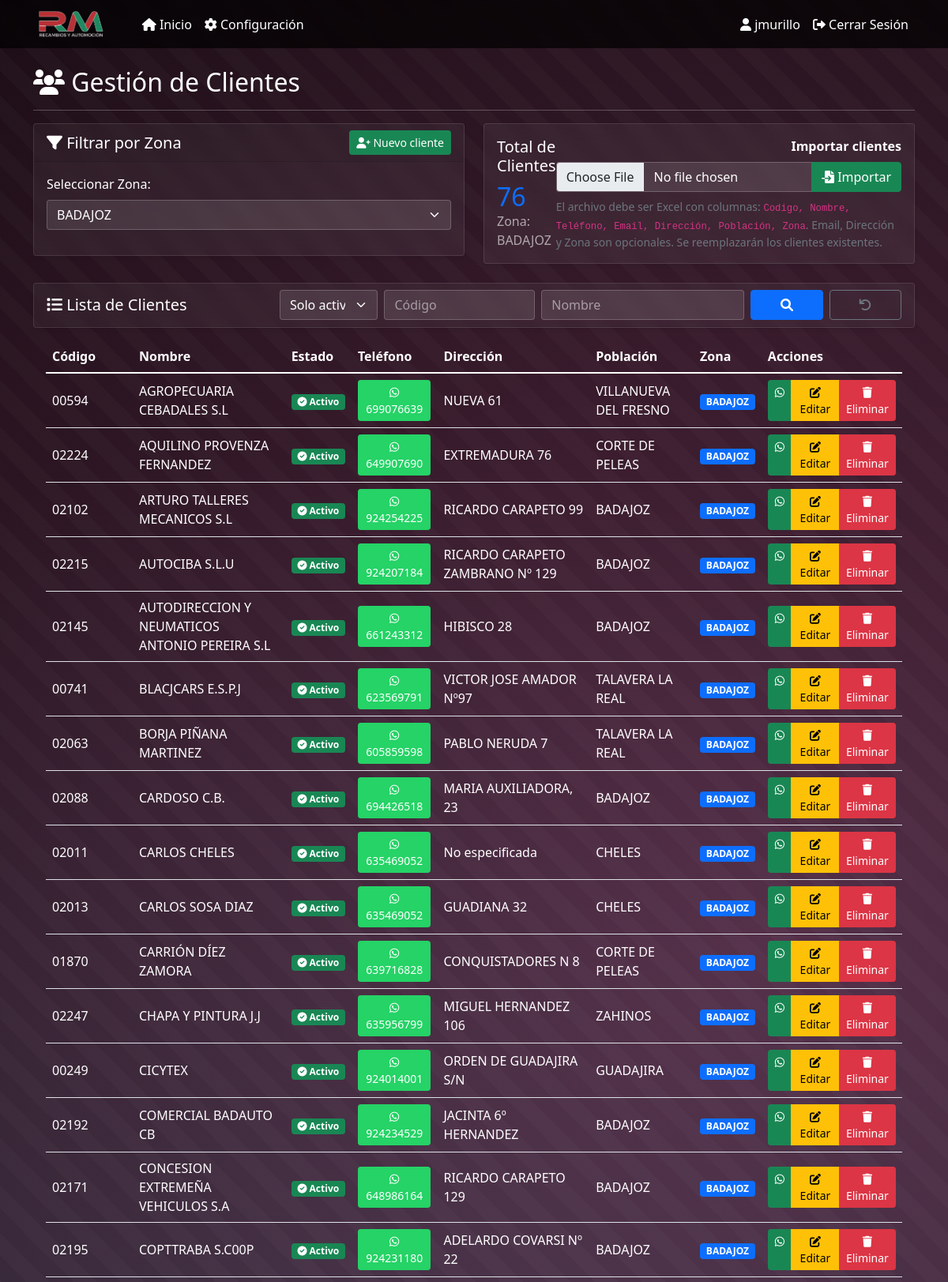
/clientes?zona_id=5 (signed in, upper part), run on the app's committed database.
### models.py (models this page shows, shortened)
class Usuario(db.Model, UserMixin):
    __tablename__ = 'usuario'
    id = db.Column(db.Integer, primary_key=True)
    username = db.Column(db.String(80), unique=True, nullable=False, index=True)
    password_hash = db.Column(db.String(255), nullable=False)
    activo = db.Column(db.Boolean, default=True)
    color = db.Column(db.String(7), default='#007bff')  # Color en formato hexadecimal
    created_at = db.Column(db.DateTime, default=datetime.utcnow)

class Zona(db.Model):
    id = db.Column(db.Integer, primary_key=True)
    nombre = db.Column(db.String(100), nullable=False)
    descripcion = db.Column(db.Text)
    created_at = db.Column(db.DateTime, default=datetime.utcnow)
    clientes = db.relationship('Cliente', backref='zona', lazy=True)

class Cliente(db.Model):
    id = db.Column(db.Integer, primary_key=True)
    codigo = db.Column(db.String(50))
    nombre = db.Column(db.String(100), nullable=False)
    telefono = db.Column(db.String(20), nullable=False)
    email = db.Column(db.String(120))
    direccion = db.Column(db.Text)
    poblacion = db.Column(db.String(100))
    zona_id = db.Column(db.Integer, db.ForeignKey('zona.id'), nullable=False)
    incluir = db.Column(db.Boolean, default=True)
    activo = db.Column(db.Boolean, default=True)
    created_at = db.Column(db.DateTime, default=datetime.utcnow)
    mensajes_enviados = db.relationship('MensajeEnviado', backref='cliente', lazy=True)

### app.py (the view)
@app.route('/clientes')
@login_required
def clientes():
    zona_id = request.args.get('zona_id', type=int)
    filtro_estado = request.args.get('filtro_estado', 'activos')  # 'activos', 'todos', 'inactivos'
    mostrar_inactivos = request.args.get('mostrar_inactivos', '').lower() in {'1', 'true', 'on'}
    if mostrar_inactivos and filtro_estado == 'activos':
        filtro_estado = 'todos'
    filtro_codigo = (request.args.get('codigo') or '').strip()
    filtro_nombre = (request.args.get('nombre') or '').strip()
    query = Cliente.query
    if zona_id:
        query = query.filter_by(zona_id=zona_id)
    if filtro_estado == 'activos':
        query = query.filter_by(activo=True)
    elif filtro_estado == 'inactivos':
        query = query.filter_by(activo=False)
    if filtro_codigo:
        query = query.filter(Cliente.codigo.ilike(f"%{filtro_codigo}%"))
    if filtro_nombre:
        query = query.filter(Cliente.nombre.ilike(f"%{filtro_nombre}%"))
    clientes = query.order_by(Cliente.nombre.asc()).all()
    zonas = Zona.query.all()
    return render_template(
        'clientes.html',
        clientes=clientes,
        zonas=zonas,
        zona_seleccionada=zona_id,
        filtro_estado=filtro_estado,
        filtro_codigo=filtro_codigo,
        filtro_nombre=filtro_nombre
    )

### templates/clientes.html (shortened to what this page needs)
{% extends "base.html" %}
{% block content %}
<div class="row">
    <div class="col-12">
        <h2><i class="fas fa-users"></i> Gestión de Clientes</h2>
        <hr>
    </div>
</div>
<div class="row mb-4">
    <div class="col-md-6">
        <div class="card">
            <div class="card-header">
                <div class="d-flex justify-content-between align-items-center">
                    <h5 class="mb-0"><i class="fas fa-filter"></i> Filtrar por Zona</h5>
                    <a href="{{ url_for('nuevo_cliente') }}" class="btn btn-success btn-sm">
                        <i class="fas fa-user-plus"></i> Nuevo cliente
                    </a>
                </div>
            </div>
            <div class="card-body">
                <form method="GET">
                    <div class="mb-3">
                        <label for="zona_id" class="form-label">Seleccionar Zona:</label>
                        <select name="zona_id" id="zona_id" class="form-select" style="color: #ffffff !important;" onchange="this.form.submit()">
                            {% for zona in zonas %}
                            <option value="{{ zona.id }}" {% if zona.id == zona_seleccionada %}selected{% endif %}>
                                {{ zona.nombre }}
                            </option>
                            {% endfor %}
                        </select>
                    </div>
                </form>
            </div>
        </div>
    </div>
    <div class="col-md-6">
        <div class="card">
            <div class="card-body">
                <div class="d-flex justify-content-between align-items-center">
                    <div>
                        <h5>Total de Clientes</h5>
                        <h2 class="text-primary mb-0">{{ clientes|length }}</h2>
                        {% if zona_seleccionada %}
                            {% for zona in zonas %}
                                {% if zona.id == zona_seleccionada %}
                                    <p class="text-muted mb-0">Zona: {{ zona.nombre }}</p>
                                {% endif %}
                            {% endfor %}
                        {% endif %}
                    </div>
                    <form method="POST" action="{{ url_for('importar_clientes') }}" enctype="multipart/form-data" class="text-end">
                        <label class="form-label fw-bold">Importar clientes</label>
                        <div class="input-group">
                            <input type="file" class="form-control" name="archivo_clientes" accept=".xlsx,.xls" required>
                            <button class="btn btn-success" type="submit">
                                <i class="fas fa-file-import"></i> Importar
                            </button>
                        </div>
                        <div class="form-text text-start mt-2">
                            El archivo debe ser Excel con columnas: <code>Codigo, Nombre, Teléfono, Email, Dirección, Población, Zona</code>.
                            Email, Dirección y Zona son opcionales. Se reemplazarán los clientes existentes.
                        </div>
                    </form>
                </div>
            </div>
        </div>
    </div>
</div>
<div class="row">
    <div class="col-12">
        <div class="card">
            <div class="card-header">
                <div class="d-flex justify-content-between align-items-center">
                    <h5 class="mb-0"><i class="fas fa-list"></i> Lista de Clientes</h5>
                    <form method="GET" class="row g-2 align-items-center">
                            <div class="col-sm-2">
                                <select name="filtro_estado" id="filtro_estado" class="form-select" style="color: #ffffff !important;" onchange="this.form.submit()">
                                    <option value="activos" {% if filtro_estado == 'activos' %}selected{% endif %}>Solo activos</option>
                                </select>
                            </div>
                            <div class="col-sm-3">
                                <input type="text" class="form-control" name="codigo" placeholder="Código" value="{{ filtro_codigo or '' }}">
                            </div>
                            <div class="col-sm-4">
                                <input type="text" class="form-control" name="nombre" placeholder="Nombre" value="{{ filtro_nombre or '' }}">
                            </div>
                            <div class="col-sm-3 d-flex gap-2">
                                <button type="submit" class="btn btn-primary w-100"><i class="fas fa-search"></i></button>
                                <a href="{{ url_for('clientes') }}" class="btn btn-outline-secondary w-100"><i class="fas fa-undo"></i></a>
                            </div>
                        </form>
                    </div>
                </div>
            </div>
            <div class="card-body">
                {% if clientes %}
                    <div class="table-responsive">
                        <table class="table table-hover align-middle">
                            <thead>
                                <tr>
                                    <th style="width: 110px;">Código</th>
                                    <th>Nombre</th>
                                    <th>Estado</th>
                                    <th>Teléfono</th>
                                    <th>Dirección</th>
                                    <th>Población</th>
                                    <th>Zona</th>
                                    <th>Acciones</th>
                                </tr>
                            </thead>
                            <tbody>
                                {% for cliente in clientes %}
                                <tr style="color: #ffffff !important;">
                                    <td style="color: #ffffff !important;">{{ cliente.codigo or '—' }}</td>
                                    <td style="color: #ffffff !important;">{{ cliente.nombre }}</td>
                                    <td style="color: #ffffff !important;">
                                        {% if cliente.activo %}
                                        <span class="badge bg-success">
                                            <i class="fas fa-check-circle"></i> Activo
                                        </span>
                                        {% else %}
                                        <span class="badge bg-secondary">
                                            <i class="fas fa-times-circle"></i> Inactivo
                                        </span>
                                        {% endif %}
                                    </td>
                                    <td style="color: #ffffff !important;">
                                        <a href="https://wa.me/{{ cliente.telefono }}" target="_blank" class="btn btn-sm btn-whatsapp">
                                            <i class="fab fa-whatsapp"></i> {{ cliente.telefono }}
                                        </a>
                                    </td>
                                    <td style="color: #ffffff !important;">{{ cliente.direccion or 'No especificada' }}</td>
                                    <td style="color: #ffffff !important;">{{ cliente.poblacion or 'No especificada' }}</td>
                                    <td style="color: #ffffff !important;">
                                        <span class="badge bg-primary">{{ cliente.zona.nombre }}</span>
                                    </td>
                                    <td style="color: #ffffff !important;">
                                        <div class="btn-group" role="group">
                                            <a href="https://wa.me/{{ cliente.telefono }}" target="_blank" class="btn btn-success btn-sm" title="Abrir WhatsApp">
                                                <i class="fab fa-whatsapp"></i>
                                            </a>
                                            <a href="{{ url_for('editar_cliente', cliente_id=cliente.id) }}"
                                               class="btn btn-warning btn-sm" title="Editar cliente">
                                                <i class="fas fa-edit"></i> Editar
                                            </a>
                                            <button type="button" class="btn btn-danger btn-sm"
                                                    onclick="confirmarEliminacion({{ cliente.id }}, '{{ cliente.nombre }}')" title="Desactivar cliente">
                                                <i class="fas fa-trash"></i> Eliminar
                                            </button>
                                        </div>
                                    </td>
                                </tr>
                                {% endfor %}
                            </tbody>
                        </table>
                    </div>
                {% else %}
                    <div class="text-center py-4">
                        <i class="fas fa-users fa-3x text-muted mb-3"></i>
                        <p class="text-muted">No hay clientes en esta zona o no hay clientes registrados.</p>
                    </div>
                {% endif %}
            </div>
        </div>
    </div>
</div>
{% endblock %}

### templates/base.html (shortened to what this page needs)
<!DOCTYPE html>
<html lang="es">
<head>
    <link href="https://cdn.jsdelivr.net/npm/bootstrap@5.1.3/dist/css/bootstrap.min.css" rel="stylesheet">
    <link href="https://cdnjs.cloudflare.com/ajax/libs/font-awesome/6.0.0/css/all.min.css" rel="stylesheet">
</head>
<body>
    <nav class="navbar navbar-expand-lg navbar-dark bg-dark">
        <div class="container">
            <a class="navbar-brand d-flex align-items-center" href="{{ url_for('panel') }}">
                <img src="{{ url_for('static', filename='logo_rm.png') }}" alt="Recambios RM" style="height: 35px; margin-right: 10px;">
            </a>
            <div class="collapse navbar-collapse" id="navbarNav">
                <ul class="navbar-nav me-auto">
                    <li class="nav-item">
                        <a class="nav-link {% if request.endpoint == 'panel' %}active{% endif %}" href="{{ url_for('panel') }}">
                            <i class="fas fa-home"></i> Inicio
                        </a>
                    </li>
                    {% if current_user.is_authenticated and current_user.username == 'jmurillo' %}
                    <li class="nav-item">
                        <a class="nav-link {% if request.endpoint == 'configuracion' %}active{% endif %}" href="{{ url_for('configuracion') }}">
                            <i class="fas fa-cog"></i> Configuración
                        </a>
                    </li>
                    {% endif %}
                </ul>
                <ul class="navbar-nav">
                    {% if current_user.is_authenticated %}
                    <li class="nav-item">
                        <span class="nav-link text-light">
                            <i class="fas fa-user"></i> {{ current_user.username }}
                        </span>
                    </li>
                    <li class="nav-item">
                        <a class="nav-link" href="{{ url_for('logout') }}">
                            <i class="fas fa-sign-out-alt"></i> Cerrar Sesión
                        </a>
                    </li>
                    {% else %}
                    <li class="nav-item">
                        <a class="nav-link" href="{{ url_for('login') }}">
                            <i class="fas fa-sign-in-alt"></i> Iniciar Sesión
                        </a>
                    </li>
                    {% endif %}
                </ul>
            </div>
        </div>
    </nav>
    <div class="container mt-4">
        {% block content %}{% endblock %}
</body>
</html>

### data on the page
Usuario: username "jmurillo"
Zona: nombre "BADAJOZ"
Cliente: codigo "00594", nombre "AGROPECUARIA CEBADALES S.L", activo True (drawn), telefono "699076639", direccion "NUEVA 61", poblacion "VILLANUEVA DEL FRESNO", zona.nombre "BADAJOZ"
Cliente: codigo "02224", nombre "AQUILINO PROVENZA FERNANDEZ", activo True (drawn), telefono "649907690", direccion "EXTREMADURA 76", poblacion "CORTE DE PELEAS", zona.nombre "BADAJOZ"
Cliente: codigo "02102", nombre "ARTURO TALLERES MECANICOS S.L", activo True (drawn), telefono "924254225", direccion "RICARDO CARAPETO 99", poblacion "BADAJOZ", zona.nombre "BADAJOZ"
Cliente: codigo "02215", nombre "AUTOCIBA S.L.U", activo True (drawn), telefono "924207184", direccion "RICARDO CARAPETO ZAMBRANO Nº 129", poblacion "BADAJOZ", zona.nombre "BADAJOZ"
Cliente: codigo "02145", nombre "AUTODIRECCION Y NEUMATICOS ANTONIO PEREIRA S.L", activo True (drawn), telefono "661243312", direccion "HIBISCO 28", poblacion "BADAJOZ", zona.nombre "BADAJOZ"
Cliente: codigo "00741", nombre "BLACJCARS E.S.P.J", activo True (drawn), telefono "623569791", direccion "VICTOR JOSE AMADOR Nº97", poblacion "TALAVERA LA REAL", zona.nombre "BADAJOZ"
Cliente: codigo "02063", nombre "BORJA PIÑANA MARTINEZ", activo True (drawn), telefono "605859598", direccion "PABLO NERUDA 7", poblacion "TALAVERA LA REAL", zona.nombre "BADAJOZ"
Cliente: codigo "02088", nombre "CARDOSO C.B.", activo True (drawn), telefono "694426518", direccion "MARIA AUXILIADORA, 23", poblacion "BADAJOZ", zona.nombre "BADAJOZ"
Cliente: codigo "02011", nombre "CARLOS CHELES", activo True (drawn), telefono "635469052", direccion "No especificada", poblacion "CHELES", zona.nombre "BADAJOZ"
Cliente: codigo "02013", nombre "CARLOS SOSA DIAZ", activo True (drawn), telefono "635469052", direccion "GUADIANA 32", poblacion "CHELES", zona.nombre "BADAJOZ"
Cliente: codigo "01870", nombre "CARRIÓN DÍEZ ZAMORA", activo True (drawn), telefono "639716828", direccion "CONQUISTADORES N 8", poblacion "CORTE DE PELEAS", zona.nombre "BADAJOZ"
Cliente: codigo "02247", nombre "CHAPA Y PINTURA J.J", activo True (drawn), telefono "635956799", direccion "MIGUEL HERNANDEZ 106", poblacion "ZAHINOS", zona.nombre "BADAJOZ"
Cliente: codigo "00249", nombre "CICYTEX", activo True (drawn), telefono "924014001", direccion "ORDEN DE GUADAJIRA S/N", poblacion "GUADAJIRA", zona.nombre "BADAJOZ"
Cliente: codigo "02192", nombre "COMERCIAL BADAUTO CB", activo True (drawn), telefono "924234529", direccion "JACINTA 6º HERNANDEZ", poblacion "BADAJOZ", zona.nombre "BADAJOZ"
Cliente: codigo "02171", nombre "CONCESION EXTREMEÑA VEHICULOS S.A", activo True (drawn), telefono "648986164", direccion "RICARDO CARAPETO 129", poblacion "BADAJOZ", zona.nombre "BADAJOZ"
Cliente: codigo "02195", nombre "COPTTRABA S.C00P", activo True (drawn), telefono "924231180", direccion "ADELARDO COVARSI Nº 22", poblacion "BADAJOZ", zona.nombre "BADAJOZ"

### other printed values
{{ clientes|length }} "76"
form field zona_id "BADAJOZ"
